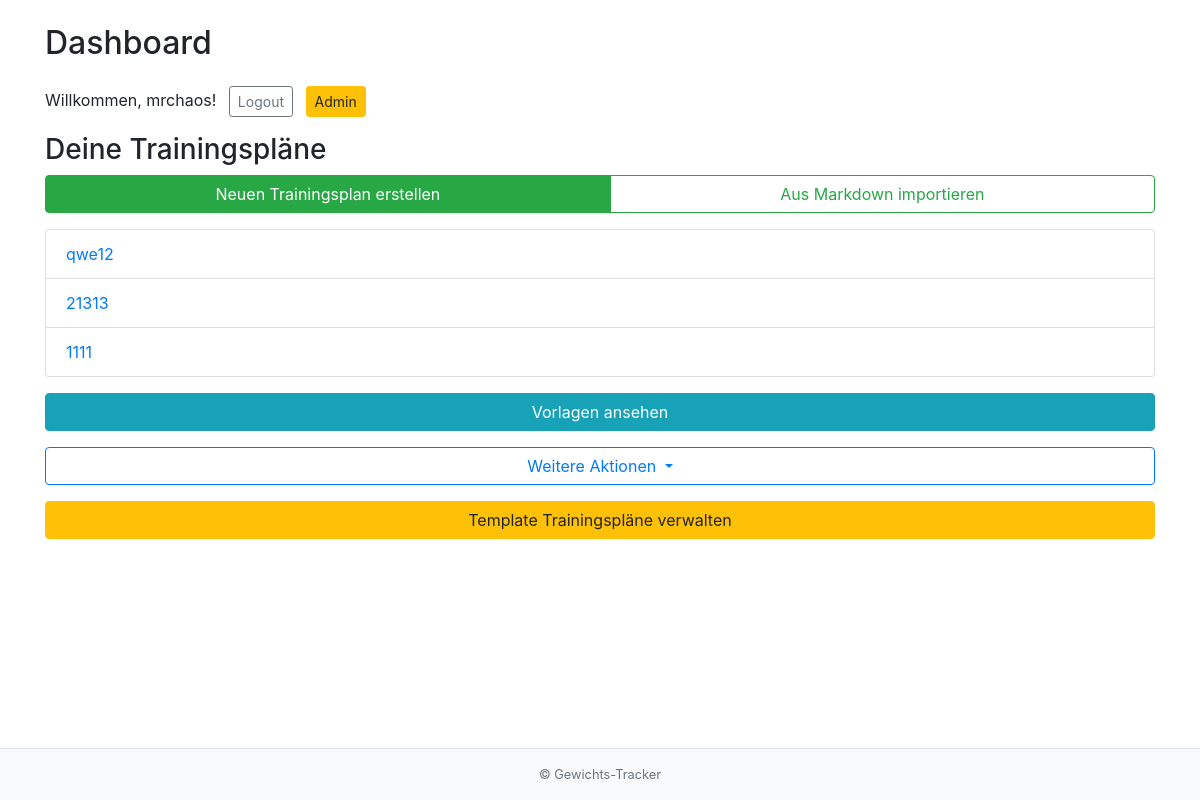
The page /dashboard (signed in) on the database as committed earlier.
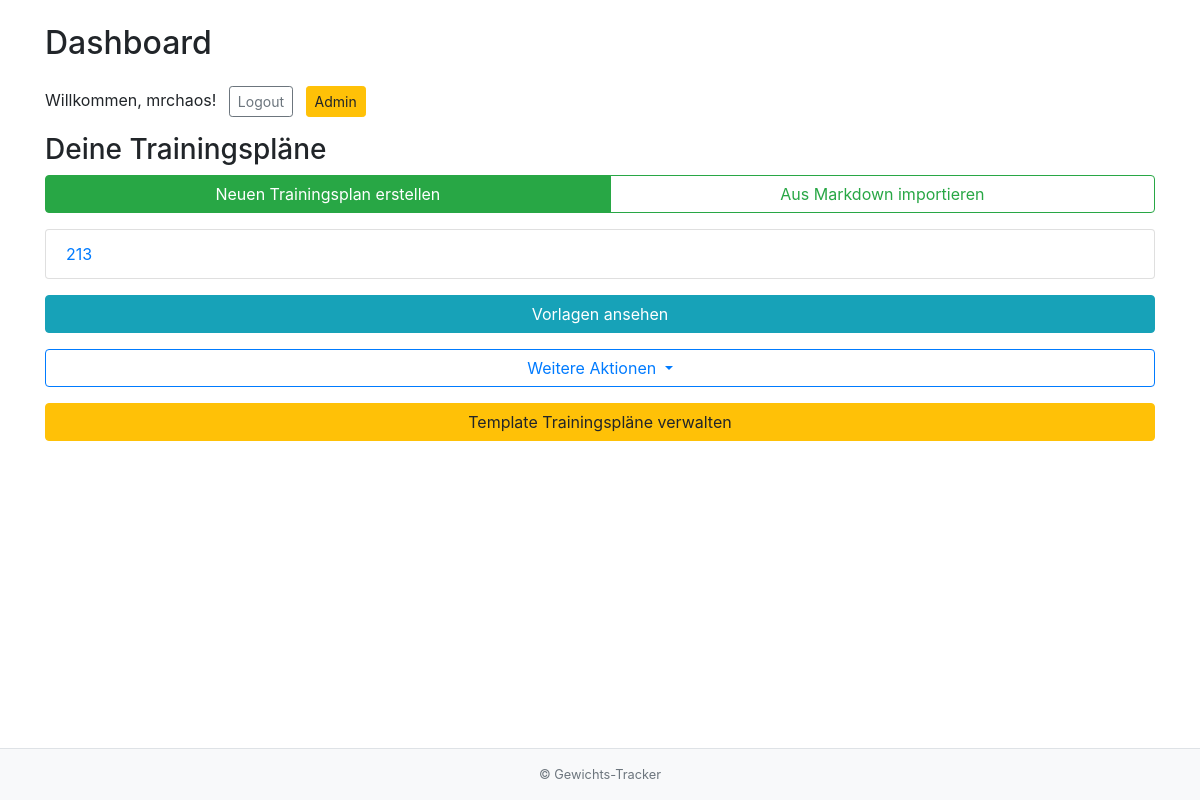
The same page on the database as committed later.
### app.py (models this page shows)
class TrainingPlan(db.Model):
    id = db.Column(db.Integer, primary_key=True)
    title = db.Column(db.String(150), nullable=False)
    description = db.Column(db.String(300))
    user_id = db.Column(db.Integer, db.ForeignKey('user.id'), nullable=False)
    exercises = db.relationship('Exercise', secondary=plan_exercises, back_populates='training_plans')

### app.py (the view)
@app.route('/dashboard')
@login_required
def dashboard():
    training_plans = TrainingPlan.query.filter_by(user_id=current_user.id).all()
    return render_template('dashboard.html', training_plans=training_plans)

### app.py (called while the page is built, shortened)
def _ensure_database_setup_once() -> None:
    if getattr(app, '_database_setup_ran', False):
        return

@app.context_processor
def inject_footer_pages():
    _ensure_database_setup_once()
    return {
        "footer_pages": FooterPage.query.all(),
        "footer_links": FooterLink.query.all(),
    }

@login_manager.user_loader
def load_user(user_id):
    return User.query.get(int(user_id))

### templates/dashboard.html (shortened to what this page needs)
{% extends "base.html" %}
{% block content %}
  <div class="container">
    <h2 class="mb-4">Dashboard</h2>
    <p>
      Willkommen, {{ current_user.username }}!
      <a href="{{ url_for('logout') }}" class="btn btn-outline-secondary btn-sm ml-2">Logout</a>
      {% if current_user.is_admin %}
        <a href="{{ url_for('admin_overview') }}" class="btn btn-warning btn-sm ml-2">Admin</a>
      {% endif %}
    </p>
    <h3>Deine Trainingspläne</h3>
    <div class="btn-group mb-3 btn-block" role="group">
      <a href="{{ url_for('create_training_plan') }}" class="btn btn-success">Neuen Trainingsplan erstellen</a>
      <a href="{{ url_for('import_training_plan') }}" class="btn btn-outline-success">Aus Markdown importieren</a>
    </div>
    <ul class="list-group">
      {% for plan in training_plans %}
        <li class="list-group-item">
          <a href="{{ url_for('training_plan_detail', training_plan_id=plan.id) }}">{{ plan.title }}</a>
        </li>
      {% endfor %}
    </ul>
    <a href="{{ url_for('template_plans') }}" class="btn btn-info btn-block mt-3">Vorlagen ansehen</a>
    <div class="dropdown mt-3">
      <button class="btn btn-outline-primary btn-block dropdown-toggle" type="button" id="dashboardActionsDropdown" data-toggle="dropdown" aria-haspopup="true" aria-expanded="false">
        Weitere Aktionen
      </button>
    </div>
    {% if current_user.is_admin or current_user.is_trainer %}
      <a href="{{ url_for('admin_template_plans') }}" class="btn btn-warning btn-block mt-3">Template Trainingspläne verwalten</a>
    {% endif %}
  </div>
{% endblock %}

Rows that differ between the two databases and show on the page:
no longer on this page (row edited): TrainingPlan: title "21313"
removed TrainingPlan: title "1111"
changed TrainingPlan: title "qwe12" → "213"
